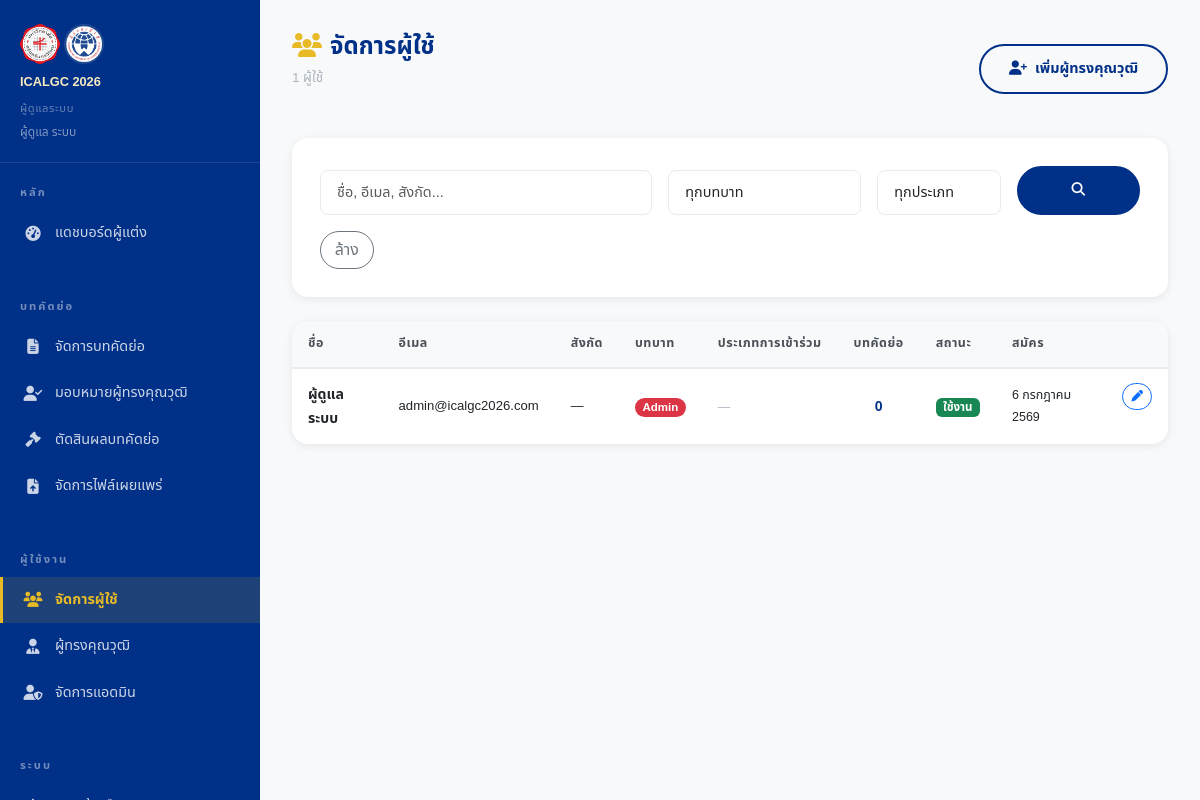
The page /admin/users.php (signed in) on the database its author committed.
### tables this page shows
CREATE TABLE IF NOT EXISTS users (
    id              INT UNSIGNED AUTO_INCREMENT PRIMARY KEY,
    role            VARCHAR(20) NOT NULL DEFAULT 'author' CHECK (role IN ('author','reviewer','admin')),
    title           VARCHAR(20),
    first_name      VARCHAR(100) NOT NULL,
    middle_name     VARCHAR(100),
    last_name       VARCHAR(100) NOT NULL,
    cert_name       VARCHAR(255),
    email           VARCHAR(255) UNIQUE NOT NULL,
    phone           VARCHAR(30),
    affiliation     VARCHAR(255),
    department      VARCHAR(100),
    position        VARCHAR(100),
    country         VARCHAR(100) DEFAULT 'Thailand',
    expertise       TEXT,
    participation_type VARCHAR(20) DEFAULT NULL CHECK (participation_type IN ('presenter','coauthor','participant','student')),
    dietary         VARCHAR(30) DEFAULT NULL,
    dietary_allergy TEXT DEFAULT NULL,
    mailing_address TEXT DEFAULT NULL,
    password_hash   VARCHAR(255) NOT NULL,
    email_verified  BOOLEAN NOT NULL DEFAULT FALSE,
    account_status  VARCHAR(20) NOT NULL DEFAULT 'active' CHECK (account_status IN ('active','suspended','pending')),
    preferred_lang  VARCHAR(5) NOT NULL DEFAULT 'th' CHECK (preferred_lang IN ('th','en')),
    created_at      TIMESTAMP NOT NULL DEFAULT CURRENT_TIMESTAMP,
    updated_at      TIMESTAMP NOT NULL DEFAULT CURRENT_TIMESTAMP ON UPDATE CURRENT_TIMESTAMP,
    INDEX idx_users_email (email),
    INDEX idx_users_role  (role)
);

### app/helpers/functions.php (called while the page is built, shortened)
<?php
function lang(): string
{
    return $_SESSION['lang'] ?? DEFAULT_LANG;
}
function e(string $s): string
{
    return htmlspecialchars($s, ENT_QUOTES | ENT_HTML5, 'UTF-8');
}
function sanitize(string $s): string
{
    return trim(strip_tags($s));
}
function humanDate(string $dateStr, string $lang = ''): string
{
    $ts = strtotime($dateStr);
    if ($lang === 'th') {
        $monthsTh = ['','มกราคม','กุมภาพันธ์','มีนาคม','เมษายน','พฤษภาคม','มิถุนายน',
                       'กรกฎาคม','สิงหาคม','กันยายน','ตุลาคม','พฤศจิกายน','ธันวาคม'];
        $year     = (int)date('Y', $ts) + 543;
        return date('j', $ts) . ' ' . $monthsTh[(int)date('n', $ts)] . ' ' . $year;
    }
    return date('j F Y', $ts);
}
function get(string $key, mixed $default = ''): mixed
{
    return $_GET[$key] ?? $default;
}

### public/admin/users.php (the view, shortened to what this page needs)
<?php
$_lang  = lang();
$appUrl = APP_URL;
$search     = sanitize(get('q'));
$page       = max(1, intGet('page', 1));
$perPage    = 20;
$where  = ['1=1'];
$params = [];
try {
    $db = Database::getInstance();
    $whereStr = implode(' AND ', $where);
    $cntStmt = $db->prepare("SELECT COUNT(*) FROM users u WHERE $whereStr");
    $cntStmt->execute($params);
    $total = (int)$cntStmt->fetchColumn();
    $pg    = paginate($total, $perPage, $page);
    $stmt = $db->prepare("
        SELECT u.*,
               COUNT(DISTINCT p.id) AS paper_count
        FROM users u
        LEFT JOIN papers p ON p.submitter_id = u.id
        WHERE $whereStr
        GROUP BY u.id
        ORDER BY u.created_at DESC
        LIMIT :lim OFFSET :off
    ");
    $stmt->bindValue(':lim', $perPage, \PDO::PARAM_INT);
    $stmt->bindValue(':off', $pg['offset'], \PDO::PARAM_INT);
    $stmt->execute();
    $users = $stmt->fetchAll();
} catch (\Throwable $e) {
    error_log($e->getMessage());
    $users = []; $total = 0; $pg = paginate(0,$perPage,1);
}
$pageTitle  = $_lang==='th' ? 'จัดการผู้ใช้' : 'Manage Users';
?>
<!DOCTYPE html>
<html lang="<?= $_lang ?>">
<head>
  <link href="https://cdn.jsdelivr.net/npm/bootstrap@5.3.3/dist/css/bootstrap.min.css" rel="stylesheet">
  <link href="https://cdnjs.cloudflare.com/ajax/libs/font-awesome/6.5.0/css/all.min.css" rel="stylesheet">
  <link rel="stylesheet" href="<?= $appUrl ?>/assets/css/style.css">
</head>
<body>
<div class="dashboard-wrap">
  <?php require_once __DIR__ . '/../../app/helpers/sidebar_admin.php'; ?>
  <main class="dashboard-content">
    <div class="dash-header d-flex align-items-center justify-content-between flex-wrap gap-3">
      <div>
        <h1 class="dash-title"><i class="fas fa-users me-2" style="color:var(--gold);"></i><?= e($pageTitle) ?></h1>
        <p class="dash-breadcrumb"><?= $total ?> <?= $_lang==='th' ? 'ผู้ใช้' : 'user(s)' ?></p>
      </div>
      <a href="<?= $appUrl ?>/admin/reviewers.php" class="btn-outline-custom">
        <i class="fas fa-user-plus me-2"></i><?= $_lang==='th' ? 'เพิ่มผู้ทรงคุณวุฒิ' : 'Add Reviewer' ?>
      </a>
    </div>
    <form method="GET" class="content-card mb-4">
      <div class="row g-3 align-items-end">
        <div class="col-md-5">
          <input type="text" name="q" class="form-control" placeholder="<?= $_lang==='th' ? 'ชื่อ, อีเมล, สังกัด...' : 'Name, email, affiliation...' ?>" value="<?= e($search) ?>">
        </div>
        <div class="col-md-3">
          <select name="role" class="form-select">
            <option value=""><?= $_lang==='th' ? 'ทุกบทบาท' : 'All Roles' ?></option>
          </select>
        </div>
        <div class="col-md-2">
          <select name="part_type" class="form-select">
            <option value=""><?= $_lang==='th' ? 'ทุกประเภท' : 'All Types' ?></option>
          </select>
        </div>
        <div class="col-md-2">
          <button type="submit" class="btn-primary-custom w-100" style="font-size:.85rem;"><i class="fas fa-search"></i></button>
        </div>
        <div class="col-md-1">
          <a href="?" class="btn btn-outline-secondary w-100 rounded-pill"><?= $_lang==='th' ? 'ล้าง' : 'Clear' ?></a>
        </div>
      </div>
    </form>
    <div class="table-card">
      <?php if (empty($users)): ?>
        <div class="p-5 text-center"><i class="fas fa-search fa-3x mb-3" style="color:var(--gray-200);"></i>
          <h5 style="color:var(--gray-500);"><?= t('common.no_data') ?></h5></div>
      <?php else: ?>
        <div class="table-responsive">
          <table class="table-custom">
            <thead>
              <tr>
                <th><?= $_lang==='th' ? 'ชื่อ' : 'Name' ?></th>
                <th><?= $_lang==='th' ? 'อีเมล' : 'Email' ?></th>
                <th><?= $_lang==='th' ? 'สังกัด' : 'Affiliation' ?></th>
                <th><?= $_lang==='th' ? 'บทบาท' : 'Role' ?></th>
                <th><?= $_lang==='th' ? 'ประเภทการเข้าร่วม' : 'Participation' ?></th>
                <th><?= $_lang==='th' ? 'บทคัดย่อ' : 'Papers' ?></th>
                <th><?= $_lang==='th' ? 'สถานะ' : 'Status' ?></th>
                <th><?= $_lang==='th' ? 'สมัคร' : 'Registered' ?></th>
                <th></th>
              </tr>
            </thead>
            <tbody>
              <?php
              $partLabels = [
                'presenter'   => ['th'=>'ผู้นำเสนอผลงาน','en'=>'Presenter','color'=>'#0f5132'],
                'coauthor'    => ['th'=>'ผู้ร่วมแต่ง','en'=>'Co-author','color'=>'#664d03'],
                'participant' => ['th'=>'ผู้เข้าร่วม','en'=>'Participant','color'=>'#495057'],
                'student'     => ['th'=>'นักศึกษา','en'=>'Student','color'=>'#055160'],
              ];
              foreach ($users as $u):
                $roleColor = ['author'=>'#0057b7','reviewer'=>'#6f42c1','admin'=>'#dc3545'][$u['role']] ?? '#6c757d';
                $partInfo  = $partLabels[$u['participation_type']] ?? null;
              ?>
                <tr>
                  <td style="font-weight:600;font-size:.88rem;">
                    <?= e($u['first_name'] . ' ' . $u['last_name']) ?>
                  </td>
                  <td style="font-size:.82rem;"><?= e($u['email']) ?></td>
                  <td style="font-size:.8rem;max-width:140px;overflow:hidden;text-overflow:ellipsis;white-space:nowrap;"><?= e($u['affiliation'] ?? '—') ?></td>
                  <td>
                    <span class="badge rounded-pill" style="background:<?= $roleColor ?>;color:#fff;font-size:.72rem;">
                      <?= ucfirst($u['role']) ?>
                    </span>
                  </td>
                  <td>
                    <?php if ($partInfo): ?>
                      <span class="badge rounded-pill" style="background:<?= $partInfo['color'] ?>;color:#fff;font-size:.72rem;">
                        <?= $_lang==='th' ? $partInfo['th'] : $partInfo['en'] ?>
                      </span>
                    <?php else: ?>
                      <span style="color:var(--gray-500);font-size:.78rem;">—</span>
                    <?php endif; ?>
                  </td>
                  <td style="text-align:center;font-weight:700;font-size:.88rem;color:var(--blue-dark);"><?= (int)$u['paper_count'] ?></td>
                  <td>
                    <?php if ($u['account_status'] === 'suspended'): ?>
                      <span class="badge" style="background:#dc3545;color:#fff;font-size:.72rem;"><?= $_lang==='th'?'ระงับ':'Suspended' ?></span>
                    <?php else: ?>
                      <span class="badge" style="background:#198754;color:#fff;font-size:.72rem;"><?= $_lang==='th'?'ใช้งาน':'Active' ?></span>
                    <?php endif; ?>
                  </td>
                  <td style="font-size:.78rem;"><?= humanDate($u['created_at'], $_lang) ?></td>
                  <td class="d-flex gap-1 flex-wrap">
                    <a href="<?= $appUrl ?>/admin/user-detail.php?id=<?= (int)$u['id'] ?>" class="btn btn-sm btn-outline-primary rounded-pill" style="font-size:.72rem;"
                       title="<?= $_lang==='th'?'ดู/แก้ไขข้อมูล':'View/Edit Profile' ?>">
                      <i class="fas fa-pen"></i>
                    </a>
                  </td>
                </tr>
              <?php endforeach; ?>
            </tbody>
          </table>
        </div>
      <?php endif; ?>
    </div>
  </main>
</div>
</body>
</html>

### public/assets/css/style.css (style rules this page uses)
:root { --blue-dark: #003087; --blue-mid: #0057b7; --blue-light: #e8f0ff; --gold: #e7ba26; --gold-light: #f5e9c0; --gold-dark: #a07c10; --white: #ffffff; --gray-100: #f8f9fa; --gray-200: #e9ecef; --gray-500: #adb5bd; --gray-700: #495057; --gray-900: #212529; --success: #198754; --danger: #dc3545; --warning: #ffc107; --shadow-sm: 0 2px 8px rgba(0,0,0,.08); --shadow-md: 0 4px 20px rgba(0,0,0,.12); --shadow-lg: 0 8px 40px rgba(0,0,0,.16); --radius: 8px; --radius-lg: 16px; --transition: all 0.25s ease; --font-th: 'Noto Sans Thai', 'Sarabun', sans-serif; --font-en: 'Inter', 'Segoe UI', Arial, sans-serif; }
*, *::before, *::after { box-sizing: border-box; margin: 0; padding: 0; }
html { scroll-behavior: smooth; font-size: 16px; height: 100%; }
body { font-family: var(--font-th); color: var(--gray-900); background: var(--white); line-height: 1.7; -webkit-font-smoothing: antialiased; min-height: 100%; }
h1, h2, h3, h4, h5, h6 { font-weight: 700; line-height: 1.3; }
a { color: var(--blue-mid); text-decoration: none; transition: var(--transition); }
.btn-primary-custom { background: var(--blue-dark); color: var(--white); border: 2px solid var(--blue-dark); padding: 11px 28px; border-radius: 30px; font-weight: 700; font-size: .9rem; transition: var(--transition); display: inline-block; }
.btn-outline-custom { background: transparent; color: var(--blue-dark); border: 2px solid var(--blue-dark); padding: 11px 28px; border-radius: 30px; font-weight: 700; font-size: .9rem; transition: var(--transition); display: inline-block; }
.form-control, .form-select { border: 1.5px solid var(--gray-200); border-radius: var(--radius); padding: 11px 16px; font-size: .9rem; transition: var(--transition); background: var(--white); color: var(--gray-900); }
.dashboard-wrap { display: flex; min-height: 100vh; background: var(--gray-100); }
.dashboard-content { flex: 1; padding: 32px; overflow-x: hidden; }
.dash-header { margin-bottom: 32px; }
.dash-title { font-size: 1.5rem; font-weight: 800; color: var(--blue-dark); margin-bottom: 4px; }
.dash-breadcrumb { font-size: .85rem; color: var(--gray-500); }
.table-card { background: var(--white); border-radius: var(--radius-lg); box-shadow: var(--shadow-sm); overflow: hidden; margin-top: 24px; }
.table-responsive { overflow-x: auto; }
.table-custom { width: 100%; border-collapse: collapse; }
.table-custom th { background: var(--gray-100); color: var(--gray-700); font-size: .78rem; font-weight: 700; letter-spacing: .5px; text-transform: uppercase; padding: 12px 16px; white-space: nowrap; border-bottom: 2px solid var(--gray-200); }
.table-custom td { padding: 14px 16px; font-size: .88rem; border-bottom: 1px solid var(--gray-200); vertical-align: middle; }
.table-custom tr:last-child td { border-bottom: none; }
.content-card { background: var(--white); border-radius: var(--radius-lg); box-shadow: var(--shadow-sm); padding: 28px; margin-bottom: 24px; }
.table-custom { min-width: 600px; }
.table-card .table-responsive { -webkit-overflow-scrolling: touch; }

### rows shown on the page
users: first_name+last_name "ผู้ดูแล ระบบ", email "admin@icalgc2026.com", affiliation "—", role "Admin", paper_count "0", account_status "ใช้งาน", created_at "6 กรกฎาคม 2569"

### other values the page prints
$user['name'] "ผู้ดูแล ระบบ"
t('author.dashboard') "แดชบอร์ดผู้แต่ง"
$pageTitle "จัดการผู้ใช้"
$total "1"
